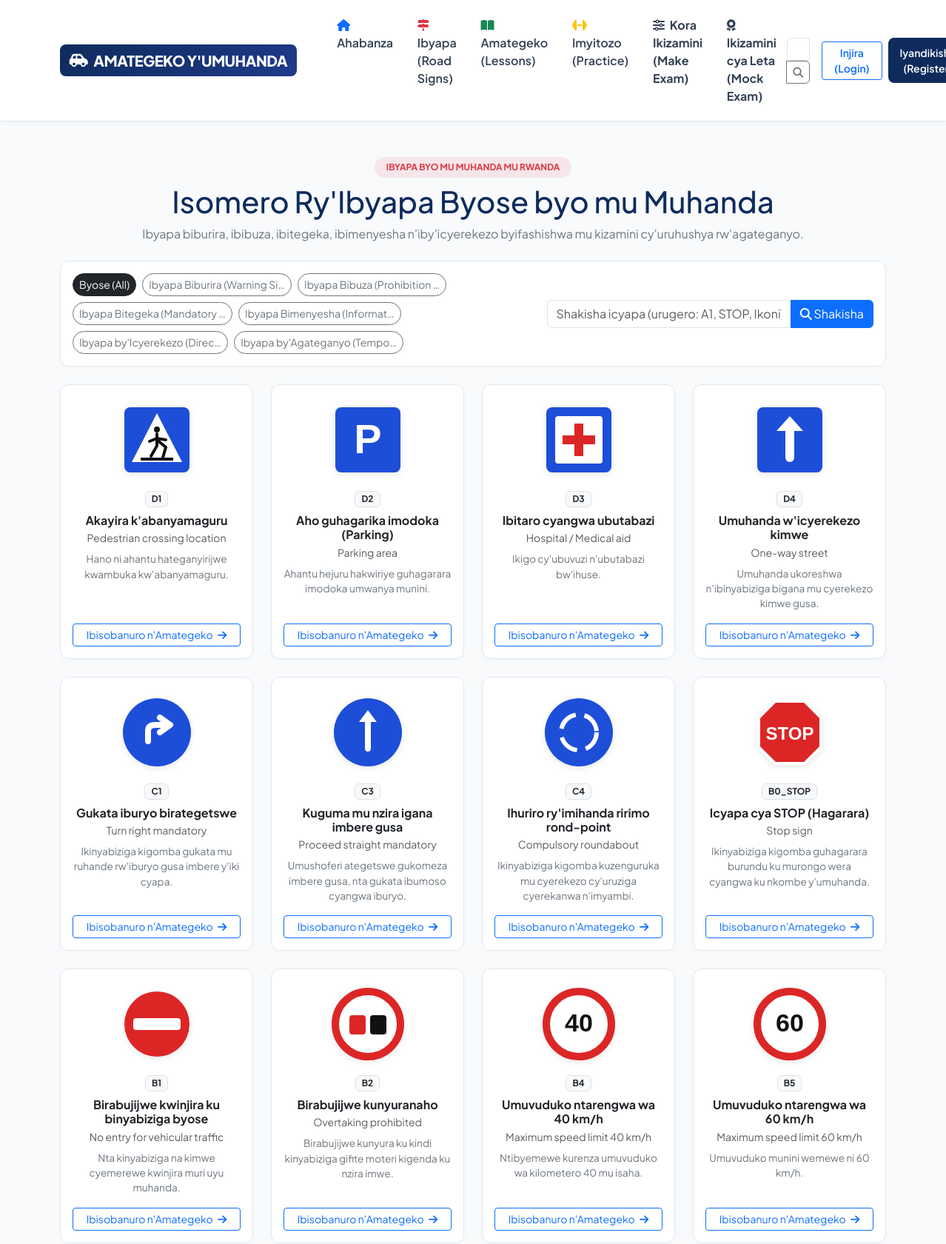
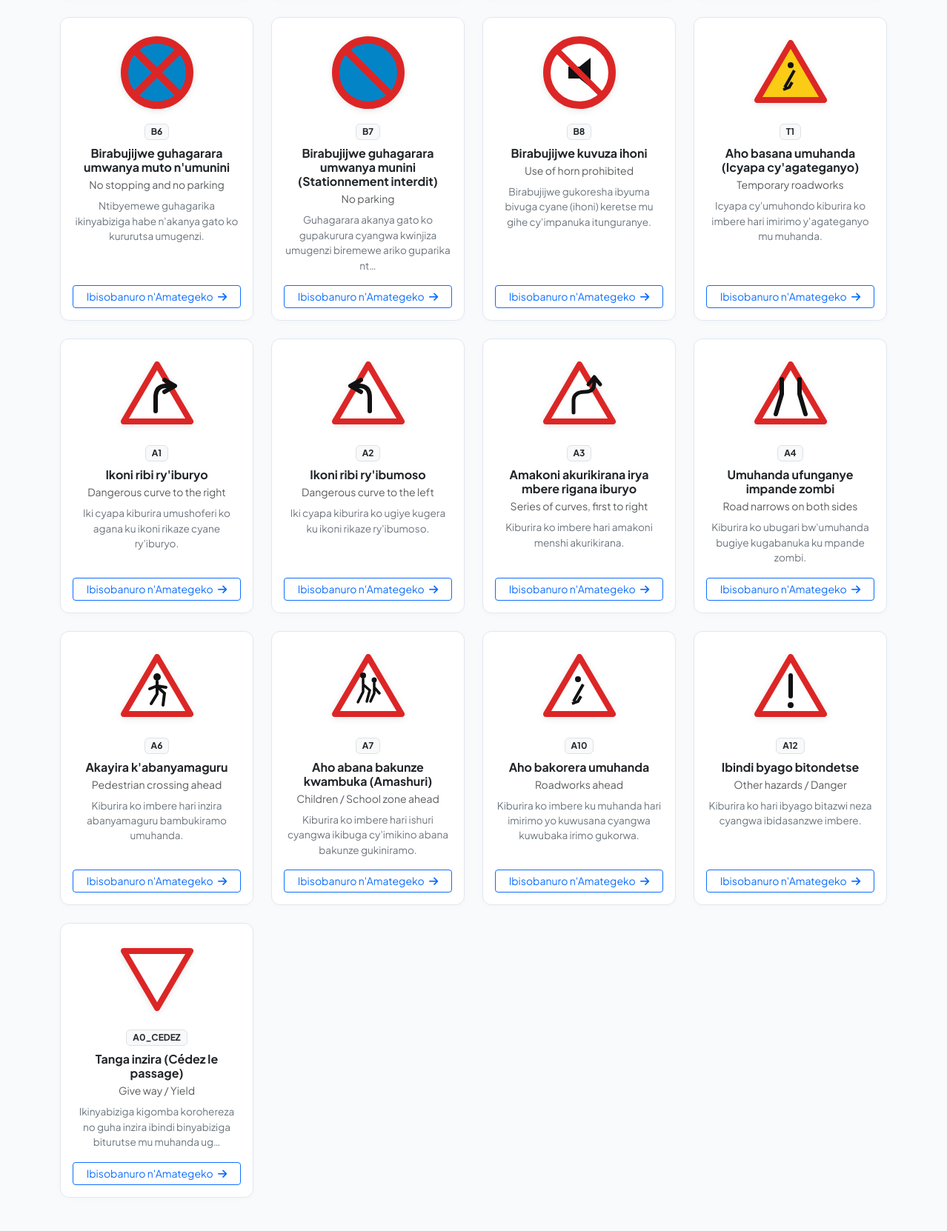
/curriculum/road-signs/ (upper part), run on the app's committed database (2 pictures, top to bottom).
### apps/curriculum/models.py (models this page shows, shortened)
class RoadSign(models.Model):
    SIGN_TYPES = [
        ('WARNING', 'Ibyapa Biburira (Warning Signs)'),
        ('PROHIBITION', 'Ibyapa Bibuza (Prohibition Signs)'),
        ('MANDATORY', 'Ibyapa Bitegeka (Mandatory Signs)'),
        ('INFORMATION', 'Ibyapa Bimenyesha (Information Signs)'),
        ('DIRECTION', "Ibyapa by'Icyerekezo (Direction Signs)"),
        ('TEMPORARY', "Ibyapa by'Agateganyo (Temporary Signs)"),
    ]
    sign_type = models.CharField(max_length=20, choices=SIGN_TYPES, verbose_name="Sign Type")
    code = models.CharField(max_length=20, unique=True, verbose_name="Sign Code (e.g., A1, B2a, C1)")
    name_rw = models.CharField(max_length=200, verbose_name="Izina ry'Icyapa (Kinyarwanda)")
    name_en = models.CharField(max_length=200, verbose_name="Sign Name (English)")
    meaning_rw = models.TextField(verbose_name="Icyo Gisobanura (Kinyarwanda)")
    meaning_en = models.TextField(verbose_name="Meaning (English)")
    explanation_rw = models.TextField(blank=True, verbose_name="Ibisobanuro Birambuye n'Amategeko")
    explanation_en = models.TextField(blank=True, verbose_name="Detailed Legal Explanation")
    legal_reference = models.CharField(
        max_length=200,
        blank=True,
        default="Iteka rya Perezida N° 85/01 ryo ku wa 02/09/2002",
        verbose_name="Ingingo y'Amategeko (Legal Article)"
    )
    svg_content = models.TextField(
        blank=True,
        help_text="Vector SVG code for crisp rendering across all screen sizes without asset loading issues"
    )
    image = models.ImageField(upload_to='road_signs/', blank=True, null=True, verbose_name="Uploaded Image")
    order = models.PositiveIntegerField(default=1)
    class Meta:
        ordering = ['sign_type', 'order', 'code']
        verbose_name = "Road Sign"
        verbose_name_plural = "Road Signs"

### apps/curriculum/views.py (the view, shortened to what this page needs)
# urls.py: path('road-signs/', views.road_signs_view, name='road_signs'),
def road_signs_view(request):
    sign_type = request.GET.get('type', '')
    query = request.GET.get('q', '')
    signs = RoadSign.objects.all()
    if sign_type:
        signs = signs.filter(sign_type=sign_type)
    categories = RoadSign.SIGN_TYPES
    context = {
        'signs': signs,
        'categories': categories,
        'selected_type': sign_type,
        'query': query,
        'total_signs': RoadSign.objects.count(),
    }
    return render(request, 'curriculum/road_signs.html', context)

### apps/core/context_processors.py (called while the page is built)
def global_context(request):
    return {
        'site_categories': Category.objects.all().order_by('order'),
        'total_questions_count': Question.objects.filter(is_active=True).count(),
        'total_road_signs_count': RoadSign.objects.count(),
        'official_exam_questions': 20,
        'official_exam_duration': 20,
        'official_exam_pass_mark': 12,
    }

### templates/curriculum/road_signs.html (shortened to what this page needs)
{% extends 'base.html' %}
{% block content %}
<div class="container py-5">
    <div class="text-center max-w-xl mx-auto mb-4">
        <span class="badge bg-danger bg-opacity-10 text-danger px-3 py-2 rounded-pill fw-bold mb-2">
            IBYAPA BYO MU MUHANDA MU RWANDA
        </span>
        <h1 class="fw-extrabold" style="color: #0f2b5c;">
            Isomero Ry'Ibyapa Byose byo mu Muhanda
        </h1>
        <p class="text-secondary">
            Ibyapa biburira, ibibuza, ibitegeka, ibimenyesha n'iby'icyerekezo byifashishwa mu kizamini cy'uruhushya rw'agateganyo.
        </p>
    </div>
    <div class="card card-custom p-3 mb-4">
        <div class="row g-3 align-items-center">
            <div class="col-md-7">
                <div class="d-flex flex-wrap gap-2">
                    <a href="{% url 'curriculum:road_signs' %}" class="btn btn-sm {% if not selected_type %}btn-dark{% else %}btn-outline-secondary{% endif %} rounded-pill">
                        Byose (All)
                    </a>
                    {% for code, label in categories %}
                    <a href="{% url 'curriculum:road_signs' %}?type={{ code }}{% if query %}&q={{ query }}{% endif %}"
                       class="btn btn-sm {% if selected_type == code %}btn-primary{% else %}btn-outline-secondary{% endif %} rounded-pill">
                        {{ label|truncatechars:28 }}
                    </a>
                    {% endfor %}
                </div>
            </div>
            <div class="col-md-5">
                <form method="get" class="d-flex">
                    <div class="input-group">
                        <input type="text" name="q" value="{{ query }}" class="form-control" placeholder="Shakisha icyapa (urugero: A1, STOP, Ikoni)...">
                        <button class="btn btn-primary" type="submit">
                            <i class="fa-solid fa-magnifying-glass"></i> Shakisha
                        </button>
                    </div>
                </form>
            </div>
        </div>
    </div>
    <div class="row g-4">
        {% for sign in signs %}
        <div class="col-6 col-md-4 col-lg-3">
            <div class="card card-custom h-100 p-3 text-center d-flex flex-column">
                <div class="sign-graphic-container my-2" style="width: 100px; height: 100px;">
                    {{ sign.svg_content|safe }}
                </div>
                <div class="mt-2">
                    <span class="badge bg-light text-dark border px-2 py-1 fw-bold">{{ sign.code }}</span>
                </div>
                <h6 class="fw-bold mt-2 mb-1 text-dark">{{ sign.name_rw }}</h6>
                <small class="text-muted d-block mb-2">{{ sign.name_en }}</small>
                <p class="small text-secondary flex-grow-1 mb-3" style="font-size: 0.85rem;">
                    {{ sign.meaning_rw|truncatechars:90 }}
                </p>
                <a href="{% url 'curriculum:road_sign_detail' sign.code %}" class="btn btn-sm btn-outline-primary w-100 mt-auto">
                    Ibisobanuro n'Amategeko <i class="fa-solid fa-arrow-right ms-1"></i>
                </a>
            </div>
        </div>
        {% empty %}
        <div class="col-12 text-center py-5">
            <i class="fa-solid fa-triangle-exclamation text-muted fs-1 mb-3"></i>
            <h5 class="fw-bold">Nta cyapa cyabonetse gihuje n'ibyo mushakishije.</h5>
            <a href="{% url 'curriculum:road_signs' %}" class="btn btn-sm btn-outline-primary mt-2">Reba Ibyapa Byose</a>
        </div>
        {% endfor %}
    </div>
</div>
{% endblock %}

### templates/base.html (style rules this page uses)
:root { --primary-blue: #0f2b5c; --primary-accent: #1e40af; --rwanda-red: #dc2626; --rwanda-yellow: #f59e0b; --rwanda-green: #10b981; --slate-bg: #f8fafc; --card-border: #e2e8f0; --text-dark: #0f172a; --text-muted: #64748b; }
body { font-family: 'Plus Jakarta Sans', -apple-system, BlinkMacSystemFont, "Segoe UI", Roboto, sans-serif; background-color: var(--slate-bg); color: var(--text-dark); min-height: 100vh; display: flex; flex-direction: column; }
.card-custom { background: #ffffff; border: 1px solid var(--card-border); border-radius: 12px; box-shadow: 0 2px 8px rgba(0, 0, 0, 0.02); transition: transform 0.2s, box-shadow 0.2s; }
.sign-graphic-container { width: 90px; height: 90px; display: flex; align-items: center; justify-content: center; margin: 0 auto; }
.sign-graphic-container svg { width: 100%; height: 100%; filter: drop-shadow(0 2px 4px rgba(0,0,0,0.1)); }

### data on the page
RoadSign: code "D1", name_rw "Akayira k'abanyamaguru", name_en "Pedestrian crossing location", meaning_rw "Hano ni ahantu hateganyirijwe kwambuka kw'abanyamaguru."
RoadSign: svg_content "P", code "D2", name_rw "Aho guhagarika imodoka (Parking)", name_en "Parking area", meaning_rw "Ahantu hejuru hakwiriye guhagarara imodoka umwanya munini."
RoadSign: code "D3", name_rw "Ibitaro cyangwa ubutabazi", name_en "Hospital / Medical aid", meaning_rw "Ikigo cy'ubuvuzi n'ubutabazi bw'ihuse."
RoadSign: code "D4", name_rw "Umuhanda w'icyerekezo kimwe", name_en "One-way street", meaning_rw "Umuhanda ukoreshwa n'ibinyabiziga bigana mu cyerekezo kimwe gusa."
RoadSign: code "C1", name_rw "Gukata iburyo birategetswe", name_en "Turn right mandatory", meaning_rw "Ikinyabiziga kigomba gukata mu ruhande rw'iburyo gusa imbere y'iki cyapa."
RoadSign: code "C3", name_rw "Kuguma mu nzira igana imbere gusa", name_en "Proceed straight mandatory", meaning_rw "Umushoferi ategetswe gukomeza imbere gusa, nta gukata ibumoso cyangwa iburyo."
RoadSign: code "C4", name_rw "Ihuriro ry'imihanda ririmo rond-point", name_en "Compulsory roundabout", meaning_rw "Ikinyabiziga kigomba kuzenguruka mu cyerekezo cy'uruziga cyerekanwa n'imyambi."
RoadSign: svg_content "STOP", code "B0_STOP", name_rw "Icyapa cya STOP (Hagarara)", name_en "Stop sign", meaning_rw "Ikinyabiziga kigomba guhagarara burundu ku murongo wera cyangwa ku nkombe y'umuhanda."
RoadSign: code "B1", name_rw "Birabujijwe kwinjira ku binyabiziga byose", name_en "No entry for vehicular traffic", meaning_rw "Nta kinyabiziga na kimwe cyemerewe kwinjira muri uyu muhanda."
RoadSign: code "B2", name_rw "Birabujijwe kunyuranaho", name_en "Overtaking prohibited", meaning_rw "Birabujijwe kunyura ku kindi kinyabiziga gifite moteri kigenda ku nzira imwe."
RoadSign: svg_content "40", code "B4", name_rw "Umuvuduko ntarengwa wa 40 km/h", name_en "Maximum speed limit 40 km/h", meaning_rw "Ntibyemewe kurenza umuvuduko wa kilometero 40 mu isaha."
RoadSign: svg_content "60", code "B5", name_rw "Umuvuduko ntarengwa wa 60 km/h", name_en "Maximum speed limit 60 km/h", meaning_rw "Umuvuduko munini wemewe ni 60 km/h."
RoadSign: code "B6", name_rw "Birabujijwe guhagarara umwanya muto n'umunini", name_en "No stopping and no parking", meaning_rw "Ntibyemewe guhagarika ikinyabiziga habe n'akanya gato ko kururutsa umugenzi."
RoadSign: code "B7", name_rw "Birabujijwe guhagarara umwanya munini (Stationnement interdit)", name_en "No parking", meaning_rw "Guhagarara akanya gato ko gupakurura cyangwa kwinjiza umugenzi biremewe ariko guparika nt…"
RoadSign: code "B8", name_rw "Birabujijwe kuvuza ihoni", name_en "Use of horn prohibited", meaning_rw "Birabujijwe gukoresha ibyuma bivuga cyane (ihoni) keretse mu gihe cy'impanuka itunguranye."
RoadSign: code "T1", name_rw "Aho basana umuhanda (Icyapa cy'agateganyo)", name_en "Temporary roadworks", meaning_rw "Icyapa cy'umuhondo kiburira ko imbere hari imirimo y'agateganyo mu muhanda."
RoadSign: code "A1", name_rw "Ikoni ribi ry'iburyo", name_en "Dangerous curve to the right", meaning_rw "Iki cyapa kiburira umushoferi ko agana ku ikoni rikaze cyane ry'iburyo."
RoadSign: code "A2", name_rw "Ikoni ribi ry'ibumoso", name_en "Dangerous curve to the left", meaning_rw "Iki cyapa kiburira ko ugiye kugera ku ikoni rikaze ry'ibumoso."
RoadSign: code "A3", name_rw "Amakoni akurikirana irya mbere rigana iburyo", name_en "Series of curves, first to right", meaning_rw "Kiburira ko imbere hari amakoni menshi akurikirana."
RoadSign: code "A4", name_rw "Umuhanda ufunganye impande zombi", name_en "Road narrows on both sides", meaning_rw "Kiburira ko ubugari bw'umuhanda bugiye kugabanuka ku mpande zombi."
RoadSign: code "A6", name_rw "Akayira k'abanyamaguru", name_en "Pedestrian crossing ahead", meaning_rw "Kiburira ko imbere hari inzira abanyamaguru bambukiramo umuhanda."
RoadSign: code "A7", name_rw "Aho abana bakunze kwambuka (Amashuri)", name_en "Children / School zone ahead", meaning_rw "Kiburira ko imbere hari ishuri cyangwa ikibuga cy'imikino abana bakunze gukiniramo."
RoadSign: code "A10", name_rw "Aho bakorera umuhanda", name_en "Roadworks ahead", meaning_rw "Kiburira ko imbere ku muhanda hari imirimo yo kuwusana cyangwa kuwubaka irimo gukorwa."
RoadSign: code "A12", name_rw "Ibindi byago bitondetse", name_en "Other hazards / Danger", meaning_rw "Kiburira ko hari ibyago bitazwi neza cyangwa ibidasanzwe imbere."
RoadSign: code "A0_CEDEZ", name_rw "Tanga inzira (Cédez le passage)", name_en "Give way / Yield", meaning_rw "Ikinyabiziga kigomba korohereza no guha inzira ibindi binyabiziga biturutse mu muhanda ug…"

### other printed values
{{ label|truncatechars:28 }} "Ibyapa Biburira (Warning Si…" "Ibyapa Bibuza (Prohibition …" "Ibyapa Bitegeka (Mandatory …" "Ibyapa Bimenyesha (Informat…" "Ibyapa by'Icyerekezo (Direc…" "Ibyapa by'Agateganyo (Tempo…"
